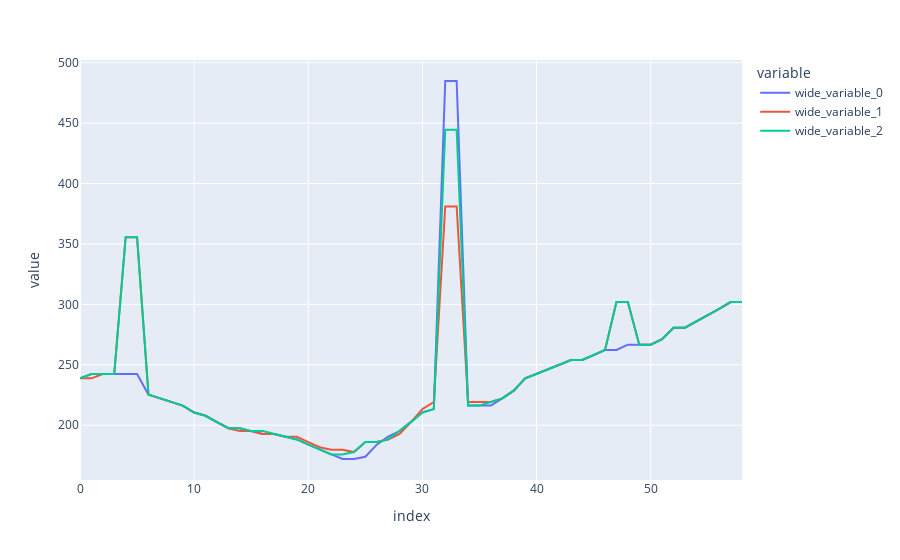

Notebook source saved alongside this figure:
### Code cell
s = ee0_0[0]
se = mix(ee0_0, noise, 1, .2)[0]
px.line(y=[temp(notch(s[:-16000*4])), temp(se[:-16000*4]), temp(notch(se[:-16000*4]))])

### Figure 1 — Plotly figure (JSON) as saved in the notebook; plotly's stock layout.template omitted (floating-point values rounded to 4 significant figures)
{"data": [{"hovertemplate": "variable=wide_variable_0<br>index=%{x}<br>value=%{y}<extra></extra>", "legendgroup": "wide_variable_0", "line": {"color": "#636efa", "dash": "solid"}, "marker": {"symbol": "circle"}, "mode": "lines", "name": "wide_variable_0", "orientation": "v", "showlegend": true, "type": "scatter", "visible": true, "x": [0, 1, 2, 3, 4, 5, 6, 7, 8, 9, 10, 11, 12, 13, 14, 15, 16, 17, 18, 19, 20, 21, 22, 23, 24, 25, 26, 27, 28, 29, 30, 31, 32, 33, 34, 35, 36, 37, 38, 39, 40, 41, 42, 43, 44, 45, 46, 47, 48, 49, 50, 51, 52, 53, 54, 55, 56, 57, 58], "xaxis": "x", "y": [238.8, 242.4, 242.4, 242.4, 242.4, 242.4, 225.4, 222.2, 219.2, 216.2, 210.5, 207.8, 202.5, 197.5, 197.5, 195.1, 192.8, 192.8, 190.5, 188.2, 183.9, 179.8, 175.8, 172.0, 172.0, 173.9, 183.9, 190.5, 195.1, 202.5, 210.5, 213.3, 484.8, 484.8, 216.2, 216.2, 216.2, 222.2, 228.6, 238.8, 242.4, 246.2, 250, 254.0, 254.0, 258.1, 262.3, 262.3, 266.7, 266.7, 266.7, 271.2, 280.7, 280.7, 285.7, 290.9, 296.3, 301.9, 301.9], "yaxis": "y"}, {"hovertemplate": "variable=wide_variable_1<br>index=%{x}<br>value=%{y}<extra></extra>", "legendgroup": "wide_variable_1", "line": {"color": "#EF553B", "dash": "solid"}, "marker": {"symbol": "circle"}, "mode": "lines", "name": "wide_variable_1", "orientation": "v", "showlegend": true, "type": "scatter", "visible": true, "x": [0, 1, 2, 3, 4, 5, 6, 7, 8, 9, 10, 11, 12, 13, 14, 15, 16, 17, 18, 19, 20, 21, 22, 23, 24, 25, 26, 27, 28, 29, 30, 31, 32, 33, 34, 35, 36, 37, 38, 39, 40, 41, 42, 43, 44, 45, 46, 47, 48, 49, 50, 51, 52, 53, 54, 55, 56, 57, 58], "xaxis": "x", "y": [238.8, 238.8, 242.4, 242.4, 355.6, 355.6, 225.4, 222.2, 219.2, 216.2, 210.5, 207.8, 202.5, 197.5, 195.1, 195.1, 192.8, 192.8, 190.5, 190.5, 186.0, 181.8, 179.8, 179.8, 177.8, 186.0, 186.0, 188.2, 192.8, 202.5, 213.3, 219.2, 381.0, 381.0, 219.2, 219.2, 219.2, 222.2, 228.6, 238.8, 242.4, 246.2, 250, 254.0, 254.0, 258.1, 262.3, 301.9, 301.9, 266.7, 266.7, 271.2, 280.7, 280.7, 285.7, 290.9, 296.3, 301.9, 301.9], "yaxis": "y"}, {"hovertemplate": "variable=wide_variable_2<br>index=%{x}<br>value=%{y}<extra></extra>", "legendgroup": "wide_variable_2", "line": {"color": "#00cc96", "dash": "solid"}, "marker": {"symbol": "circle"}, "mode": "lines", "name": "wide_variable_2", "orientation": "v", "showlegend": true, "type": "scatter", "visible": true, "x": [0, 1, 2, 3, 4, 5, 6, 7, 8, 9, 10, 11, 12, 13, 14, 15, 16, 17, 18, 19, 20, 21, 22, 23, 24, 25, 26, 27, 28, 29, 30, 31, 32, 33, 34, 35, 36, 37, 38, 39, 40, 41, 42, 43, 44, 45, 46, 47, 48, 49, 50, 51, 52, 53, 54, 55, 56, 57, 58], "xaxis": "x", "y": [238.8, 242.4, 242.4, 242.4, 355.6, 355.6, 225.4, 222.2, 219.2, 216.2, 210.5, 207.8, 202.5, 197.5, 197.5, 195.1, 195.1, 192.8, 190.5, 188.2, 183.9, 179.8, 175.8, 175.8, 177.8, 186.0, 186.0, 188.2, 195.1, 202.5, 210.5, 213.3, 444.4, 444.4, 216.2, 216.2, 219.2, 222.2, 228.6, 238.8, 242.4, 246.2, 250, 254.0, 254.0, 258.1, 262.3, 301.9, 301.9, 266.7, 266.7, 271.2, 280.7, 280.7, 285.7, 290.9, 296.3, 301.9, 301.9], "yaxis": "y"}], "layout": {"autosize": true, "legend": {"title": {"text": "variable"}, "tracegroupgap": 0}, "margin": {"t": 60}, "xaxis": {"anchor": "y", "autorange": true, "domain": [0, 1], "range": [0, 58], "title": {"text": "index"}, "type": "linear"}, "yaxis": {"anchor": "x", "autorange": true, "domain": [0, 1], "range": [154.7, 502.2], "title": {"text": "value"}, "type": "linear"}}}
